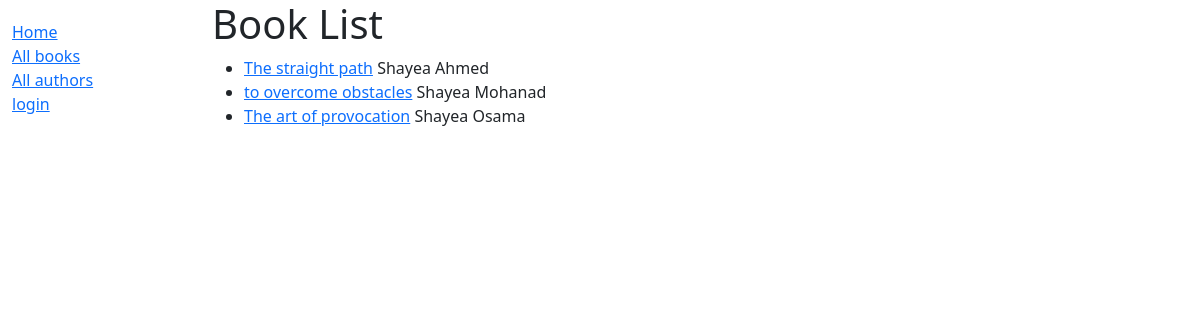
Before: /catalog/books/ with the older database file.
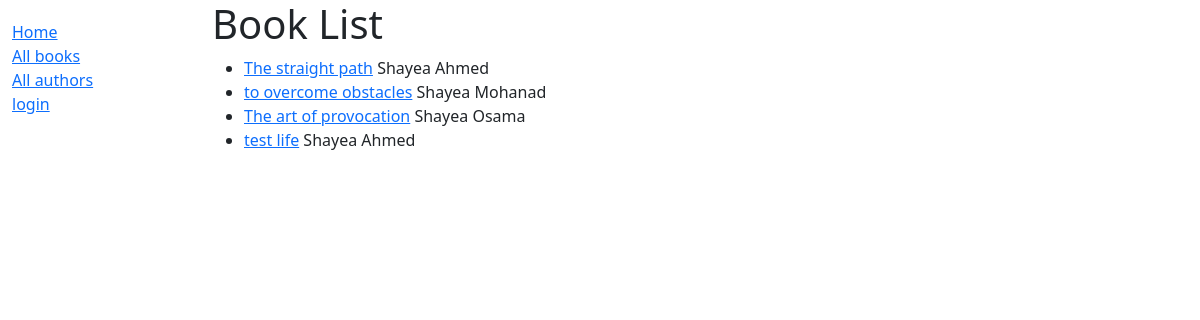
After: the same page with the newer database file.
### catalog/models.py (models this page shows, shortened)
class Book(models.Model):
    title = models.CharField(max_length=200)
    author = models.ForeignKey("Author", on_delete=models.SET_NULL, null=True)
    summery = models.TextField(
        max_length=1000, help_text="Enter a brief description about the book"
    )
    isbn = models.CharField(
        "ISBN",
        max_length=13,
        help_text='ISBN 13 character <a href="https://www.isbn-international.org/content/what-isbn">ISBN number</a>',
    )
    genre = models.ManyToManyField(Genre, help_text="Select genre for this book")
    language = models.ForeignKey("Language", on_delete=models.SET_NULL, null=True)
    def get_absolute_url(self):
        return reverse("book-detail", args=[str(self.id)])
    def display_genre(self):
        """ create a string representing the first three genre if any"""
        return ", ".join(genre.name for genre in self.genre.all()[:3])
    display_genre.short_description = "Genre"

class Author(models.Model):
    first_name = models.CharField(max_length=100)
    last_name = models.CharField(max_length=100)
    date_of_birth = models.DateField(null=True, blank=True)
    date_of_death = models.DateField("Died", null=True, blank=True)
    class Meta:
        ordering = ["last_name", "first_name"]
    def __str__(self):
        return f"{self.last_name} {self.first_name}"

### catalog/views.py (the view)
# urls.py: path("books/", views.BookListView.as_view(), name="book"),
class BookListView(generic.ListView):
    model = Book
    context_type = "book_list"
    queryset = Book.objects.all()

### catalog/templates/catalog/book_list.html (shortened to what this page needs)
{% extends 'catalog/layout.html' %}
{% block content %}
	<h1> Book List </h1>
	{% if book_list %}
		<ul>
		{% for book in book_list %}
		<li>
			<a href="{{ book.get_absolute_url }}">{{ book.title }}</a> {{ book.author }}
		</li>
		{% endfor %}
		</ul>
	{% else %}
		<h2> NO WAY HOME SO there is no book here ALONE </h2>
	{% endif %}
{% endblock %}

Changed rows visible on the page:
added Book: title "test life", author "Shayea Ahmed"
